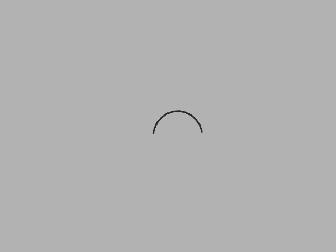
//> input picture imgs/raw_l_a.png, 336 x 252 px
$ ./manual_localize   (built with g++ and OpenCV 4)
//> lines starting //> are read from the running program, lines starting //| are printed output that depends on the picture; after the words box and inside, x2 and y2 are one past the last pixel; in counts of white or black regions, pixels touching at a corner belong together
#include <opencv2/highgui.hpp>
#include <opencv2/imgproc.hpp>
#include <opencv2/opencv.hpp>
#include <opencv2/cudaimgproc.hpp>
#include <iostream>
#include <unistd.h>

using namespace std;
using namespace cv;

Mat img, templ;
Rect currPos(0, 0, 0, 0);
int offset_x = 15, offset_y=15, angle=0;
double scale=1;
string win_name = "img";
string win_templ = "templ";

//HSV Filtering Parameters
const int low_h = 0, high_h = 5;
const int low_s = 0, high_s = 0;
const int low_v = 0, high_v = 140;

void moveX(int, void*);

int main(){
    namedWindow(win_name, WINDOW_AUTOSIZE);
    namedWindow(win_templ, WINDOW_AUTOSIZE);

    img = imread("../imgs/raw_l_a.png", IMREAD_COLOR);
//> img is the input picture: 252 rows x 336 cols, CV_8UC3; min 41, max 178, mean 177.8
    //Load camera image to match
    Mat raw, HSV;
    raw = imread("../imgs/raw_l_b.png", IMREAD_COLOR);
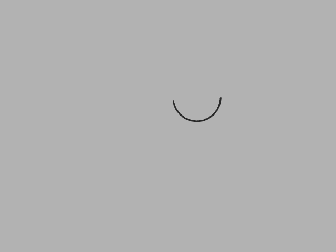
//> input picture imgs/raw_l_b.png, 336 x 252 px
//> raw is the input picture: 252 rows x 336 cols, CV_8UC3; min 41, max 178, mean 177.8
    if (!raw.data)
    {
        cerr << "Loading image failed" << endl;
        exit(0);
    }
    //Crop template image to just needle
    Rect r(168, 92, 58, 35);
    raw = raw(r);
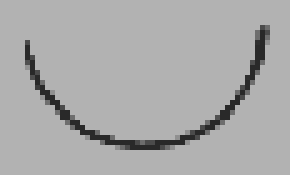
//> raw: 35 rows x 58 cols, CV_8UC3 (shown 5 times larger); min 41, max 178, mean 170.1
    cvtColor(raw, HSV, COLOR_BGR2HSV);
//> HSV: 35 rows x 58 cols, CV_8UC3; mean H, S, V 0, 0, 170.1
    inRange(HSV, Scalar(low_h, low_s, low_v), Scalar(high_h, high_s, high_v), templ);
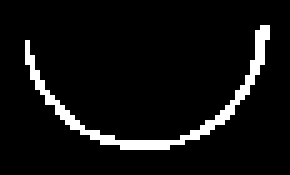
//> templ: 35 rows x 58 cols, CV_8UC1 (shown 5 times larger); 6.5% white in thin lines or dots, all inside (x1, y1, x2, y2) = (5, 5, 54, 30)

    imwrite("../imgs/template.png", templ);

    // [21 lines of commented-out code are left out]
    imshow(win_templ, templ);
    imshow(win_name, img);
    waitKey(0);
}

// [8 lines of commented-out code are left out]
